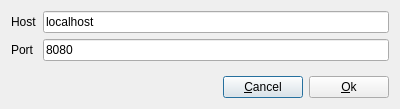
<?xml version="1.0" encoding="UTF-8"?>
<ui version="4.0">
 <class>RemoteSetupDialog</class>
 <widget class="QDialog" name="RemoteSetupDialog">
  <property name="geometry">
   <rect>
    <x>0</x>
    <y>0</y>
    <width>400</width>
    <height>109</height>
   </rect>
  </property>
  <property name="windowTitle">
   <string>Remote Setup</string>
  </property>
  <layout class="QVBoxLayout" name="verticalLayout">
   <item>
    <layout class="QFormLayout" name="formLayout">
     <item row="1" column="0">
      <widget class="QLabel" name="label_2">
       <property name="text">
        <string>Port</string>
       </property>
      </widget>
     </item>
     <item row="0" column="0">
      <widget class="QLabel" name="label">
       <property name="text">
        <string>Host</string>
       </property>
      </widget>
     </item>
     <item row="0" column="1">
      <widget class="QLineEdit" name="hostLineEdit">
       <property name="text">
        <string>localhost</string>
       </property>
      </widget>
     </item>
     <item row="1" column="1">
      <widget class="QLineEdit" name="portLineEdit">
       <property name="text">
        <string>8080</string>
       </property>
      </widget>
     </item>
    </layout>
   </item>
   <item>
    <layout class="QHBoxLayout" name="horizontalLayout">
     <item>
      <spacer name="horizontalSpacer">
       <property name="orientation">
        <enum>Qt::Horizontal</enum>
       </property>
       <property name="sizeHint" stdset="0">
        <size>
         <width>40</width>
         <height>20</height>
        </size>
       </property>
      </spacer>
     </item>
     <item>
      <widget class="QPushButton" name="cancelPushButton">
       <property name="text">
        <string>&amp;Cancel</string>
       </property>
      </widget>
     </item>
     <item>
      <widget class="QPushButton" name="okPushButton">
       <property name="text">
        <string>&amp;Ok</string>
       </property>
      </widget>
     </item>
    </layout>
   </item>
  </layout>
 </widget>
 <resources/>
 <connections>
  <connection>
   <sender>okPushButton</sender>
   <signal>clicked()</signal>
   <receiver>RemoteSetupDialog</receiver>
   <slot>accept()</slot>
   <hints>
    <hint type="sourcelabel">
     <x>363</x>
     <y>88</y>
    </hint>
    <hint type="destinationlabel">
     <x>309</x>
     <y>-20</y>
    </hint>
   </hints>
  </connection>
  <connection>
   <sender>cancelPushButton</sender>
   <signal>clicked()</signal>
   <receiver>RemoteSetupDialog</receiver>
   <slot>reject()</slot>
   <hints>
    <hint type="sourcelabel">
     <x>255</x>
     <y>88</y>
    </hint>
    <hint type="destinationlabel">
     <x>269</x>
     <y>0</y>
    </hint>
   </hints>
  </connection>
 </connections>
</ui>
